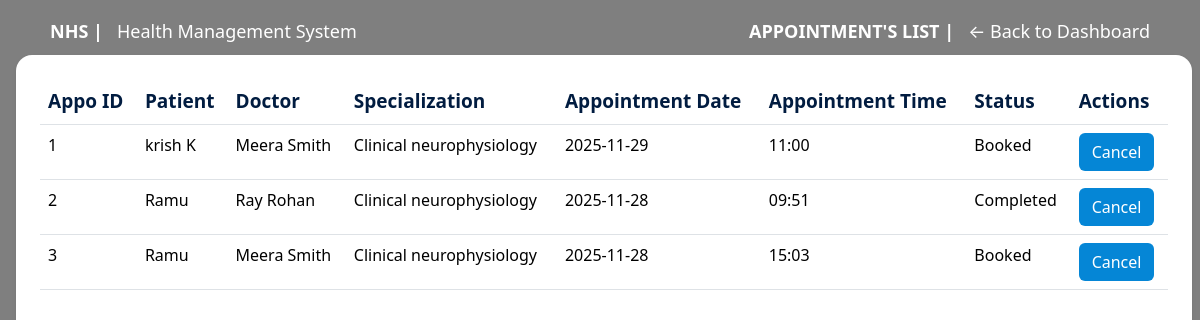
Before: /admin/appointments (signed in) with the older database file.
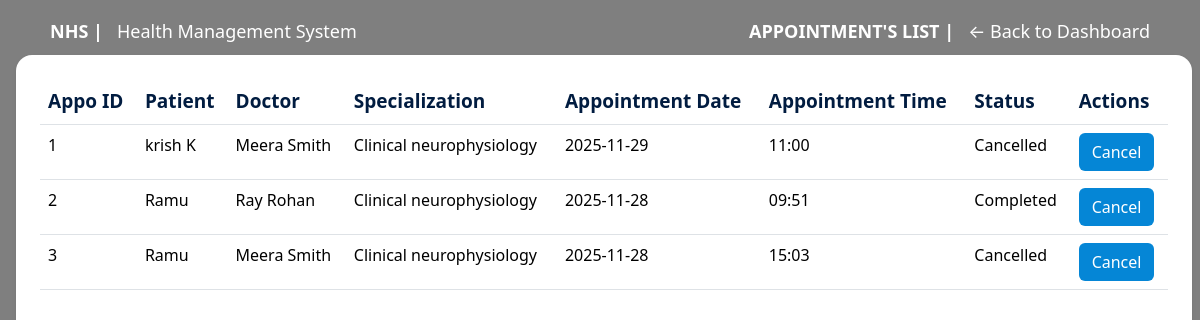
After: the same page with the newer database file.
### models/appointment.py (models this page shows, shortened)
class Appointment(db.Model):
    __tablename__ = 'appointment'
    appo_id = db.Column(db.Integer, primary_key=True, autoincrement=True)
    p_id = db.Column(db.Integer, db.ForeignKey('patient.p_id', ondelete='CASCADE'), nullable=False)
    doc_id = db.Column(db.Integer, db.ForeignKey('doctor.doc_id', ondelete='CASCADE'))
    appo_date = db.Column(db.Date, nullable=False)
    appo_time = db.Column(db.Time, nullable=False)
    status = db.Column(db.String(20), nullable=False, default='Booked')
    patient = db.relationship('Patient', back_populates='appointments')
    doctor = db.relationship('Doctor', back_populates='appointments')
    treatment = db.relationship(
        'Treatment',
        back_populates='appointment',
        uselist=False,
        cascade='all, delete-orphan'
    )

### app/routes/admin/appointment.py (the view, shortened to what this page needs)
@csrf.exempt
@admin_bp.route('/appointments', methods = ['GET'])
@login_required
def list_appointments():
    if not hasattr(current_user, 'a_email') or current_user.a_email != "admin@nhshospital.com":
        flash("You do not have permission to view appointments.", "danger")
        return redirect(url_for('auth.login'))
    q = request.args.get('q')
    query = Appointment.query.join(Patient).outerjoin(Doctor).outerjoin(Specialities, Doctor.specialty_id == Specialities.id)
    appointments = query.order_by(Appointment.appo_date.desc()).all()
    for appt in appointments:
       appt.id = appt.appo_id
       appt.patient_name = appt.patient.p_name if appt.patient else 'N/A'
       appt.doctor_name = appt.doctor.doc_name if appt.doctor else 'N/A'
       appt.specialization = appt.doctor.speciality.s_name if appt.doctor and appt.doctor.speciality else 'N/A'
       appt.appointment_date = appt.appo_date.strftime('%Y-%m-%d') if appt.appo_date else 'N/A'
       appt.appointment_time = appt.appo_time.strftime('%H:%M') if appt.appo_time else 'N/A'
    return render_template('admin/appointment.html',appointments=appointments, q=q)

### app/templates/admin/appointment.html (shortened to what this page needs)
{% extends 'layout.html' %}
{% block body %} landing-page {% endblock %}
{% block navbar %}
<div class="container nav_bar">
    <div class="d-flex justify-content-between align-items-center mt-2">
        <div><a href="{{ url_for('main.landing_page') }}"><strong>NHS |</strong> &nbsp; Health Management System</a></div>
        <div><a href="{{ url_for('admin.dashboard') }}"><strong>APPOINTMENT'S LIST | </strong> &nbsp;  ← Back to Dashboard </a></div>
    </div>
</div>
{% endblock %}
{% block body__content %}
<div class="main_container  mx-3 bg-white p-4 shadow-sm rounded-4"
     style="width: 98%; height: 91vh; overflow-y: auto;">
     <table class="table table-hover">
        <thead>
         <tr>
           <th>Appo ID</th>
           <th>Patient</th>
           <th>Doctor</th>
           <th>Specialization</th>
           <th>Appointment Date</th>
           <th>Appointment Time</th>
           <th>Status</th>
           <th >Actions</th>
         </tr>
        </thead>
        <tbody>
          {% for appointment in appointments %}
          <tr>
            <td>{{ appointment.id }}</td>
            <td>{{ appointment.patient_name }}</td>
            <td>{{ appointment.doctor_name }}</td>
            <td>{{ appointment.specialization }}</td>
            <td>{{ appointment.appointment_date }}</td>
            <td>{{ appointment.appointment_time }}</td>
            <td>{{ appointment.status }}</td>
            <td>
                <form action="{{ url_for('admin.cancel_appointment', appo_id=appointment.appo_id) }}" method="POST" style="display:inline;">
                  <button type="submit" class="btn text-white btn-cancel btn-xs" onclick="return confirm('Are you sure you want to cancel this appointment?');">
                    Cancel
                  </button>
                </form>
            </td>
          </tr>
          {% endfor %}
       </tbody>
      </table>
    </div>
{% endblock %}

Changed rows visible on the page:
changed Appointment id 1: status "Booked" → "Cancelled"
changed Appointment id 3: status "Booked" → "Cancelled"
